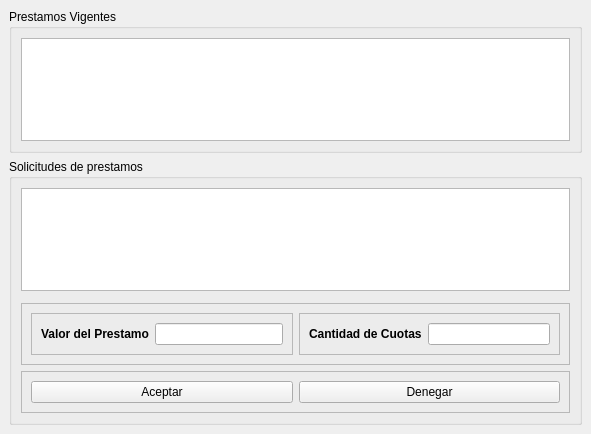
<?xml version="1.0" encoding="UTF-8"?>
<ui version="4.0">
 <class>MainWindow</class>
 <widget class="QMainWindow" name="MainWindow">
  <property name="geometry">
   <rect>
    <x>0</x>
    <y>0</y>
    <width>591</width>
    <height>434</height>
   </rect>
  </property>
  <property name="windowTitle">
   <string>Proyecto APO</string>
  </property>
  <widget class="QWidget" name="centralwidget">
   <layout class="QVBoxLayout" name="verticalLayout">
    <item>
     <widget class="QGroupBox" name="groupBox_2">
      <property name="title">
       <string>Prestamos Vigentes</string>
      </property>
      <layout class="QVBoxLayout" name="verticalLayout_3">
       <item>
        <widget class="QListView" name="lv_prestamos_vigentes"/>
       </item>
      </layout>
     </widget>
    </item>
    <item>
     <widget class="QGroupBox" name="groupBox">
      <property name="title">
       <string>Solicitudes de prestamos</string>
      </property>
      <layout class="QVBoxLayout" name="verticalLayout_2">
       <item>
        <widget class="QTableView" name="tv_solicitud"/>
       </item>
       <item>
        <widget class="QFrame" name="frame_2">
         <property name="frameShape">
          <enum>QFrame::StyledPanel</enum>
         </property>
         <property name="frameShadow">
          <enum>QFrame::Raised</enum>
         </property>
        </widget>
       </item>
       <item>
        <widget class="QFrame" name="frame_3">
         <property name="frameShape">
          <enum>QFrame::StyledPanel</enum>
         </property>
         <property name="frameShadow">
          <enum>QFrame::Raised</enum>
         </property>
         <layout class="QHBoxLayout" name="horizontalLayout_2">
          <item>
           <widget class="QFrame" name="frame_4">
            <property name="frameShape">
             <enum>QFrame::StyledPanel</enum>
            </property>
            <property name="frameShadow">
             <enum>QFrame::Raised</enum>
            </property>
            <layout class="QHBoxLayout" name="horizontalLayout_3">
             <item>
              <widget class="QLabel" name="label">
               <property name="sizePolicy">
                <sizepolicy hsizetype="Fixed" vsizetype="Preferred">
                 <horstretch>0</horstretch>
                 <verstretch>0</verstretch>
                </sizepolicy>
               </property>
               <property name="font">
                <font>
                 <weight>75</weight>
                 <bold>true</bold>
                </font>
               </property>
               <property name="text">
                <string>Valor del Prestamo</string>
               </property>
              </widget>
             </item>
             <item>
              <widget class="QLineEdit" name="lineedit_valor_del_prestamo">
               <property name="sizePolicy">
                <sizepolicy hsizetype="Preferred" vsizetype="Fixed">
                 <horstretch>0</horstretch>
                 <verstretch>0</verstretch>
                </sizepolicy>
               </property>
               <property name="readOnly">
                <bool>true</bool>
               </property>
              </widget>
             </item>
            </layout>
           </widget>
          </item>
          <item>
           <widget class="QFrame" name="frame_5">
            <property name="frameShape">
             <enum>QFrame::StyledPanel</enum>
            </property>
            <property name="frameShadow">
             <enum>QFrame::Raised</enum>
            </property>
            <layout class="QHBoxLayout" name="horizontalLayout_4">
             <item>
              <widget class="QLabel" name="label_2">
               <property name="sizePolicy">
                <sizepolicy hsizetype="Fixed" vsizetype="Preferred">
                 <horstretch>0</horstretch>
                 <verstretch>0</verstretch>
                </sizepolicy>
               </property>
               <property name="font">
                <font>
                 <weight>75</weight>
                 <bold>true</bold>
                </font>
               </property>
               <property name="text">
                <string>Cantidad de Cuotas</string>
               </property>
              </widget>
             </item>
             <item>
              <widget class="QLineEdit" name="lineedit_cantidad_de_cuotas">
               <property name="sizePolicy">
                <sizepolicy hsizetype="Preferred" vsizetype="Fixed">
                 <horstretch>0</horstretch>
                 <verstretch>0</verstretch>
                </sizepolicy>
               </property>
               <property name="readOnly">
                <bool>true</bool>
               </property>
              </widget>
             </item>
            </layout>
           </widget>
          </item>
         </layout>
        </widget>
       </item>
       <item>
        <widget class="QFrame" name="frame">
         <property name="frameShape">
          <enum>QFrame::StyledPanel</enum>
         </property>
         <property name="frameShadow">
          <enum>QFrame::Raised</enum>
         </property>
         <layout class="QHBoxLayout" name="horizontalLayout">
          <item>
           <widget class="QPushButton" name="pbutton_aceptar">
            <property name="text">
             <string>Aceptar</string>
            </property>
           </widget>
          </item>
          <item>
           <widget class="QPushButton" name="pbutton_denegar">
            <property name="text">
             <string>Denegar</string>
            </property>
           </widget>
          </item>
         </layout>
        </widget>
       </item>
      </layout>
     </widget>
    </item>
   </layout>
  </widget>
 </widget>
 <resources/>
 <connections/>
</ui>
